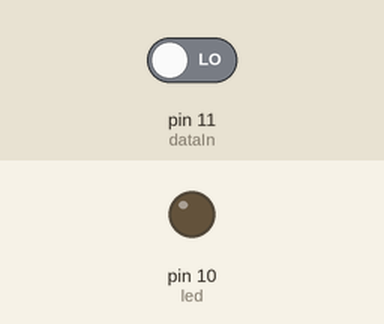
This sketch was run on a simulated Arduino Uno, built with avr-gcc and run on an emulated ATmega328P. On the bench: output pins drawn as LEDs (lit = HIGH). Inputs (shaded band) come from the test bench; at power-on: pin 11 (dataIn) LOW.

Above: at 1.2 s.
1.3 s: pin 11 (dataIn) driven HIGH
At 1.6 s:
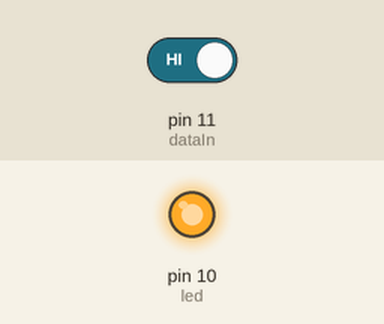
2.8 s: pin 11 (dataIn) driven LOW
At 3.9 s:
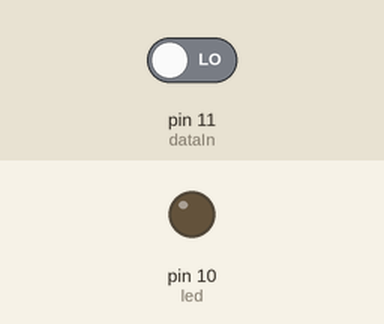
Timing chart, 0 to 5.8 s (numbered marks = the images above; inputs shaded):
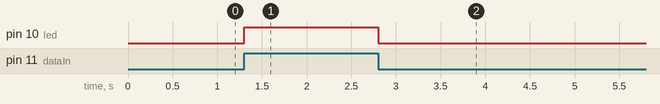

Measured:
- after the input at 1.3 s, pin 10 (led): LOW → HIGH at once
- after the input at 2.8 s, pin 10 (led): HIGH → LOW at once

The sketch:

RF_LED_Receive.ino
```cpp
int dataIn=11;
int led=10;

void setup()
{
  pinMode(dataIn,INPUT);
  pinMode(led,OUTPUT);

  digitalWrite(led,LOW);
}

void loop()
{
  int dataValue=digitalRead(dataIn);
  if(dataValue)
    digitalWrite(led,HIGH);
  else
    digitalWrite(led,LOW);
}
```
